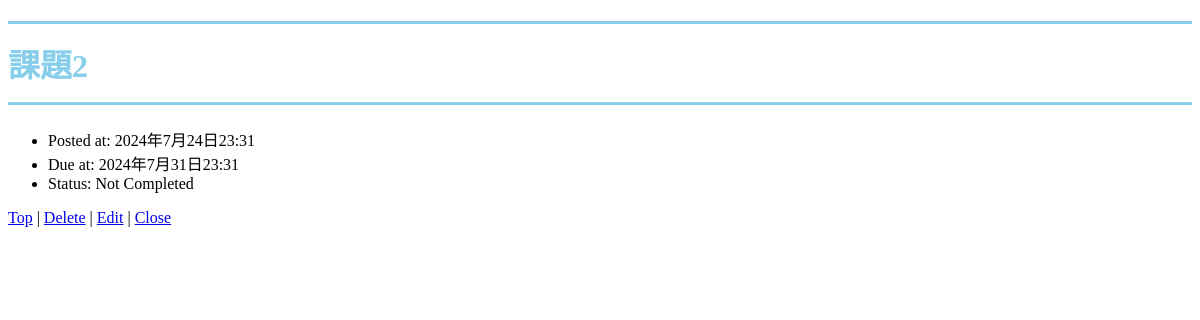
Screenshot of /3/ with the database file from the repository.
### todo/models.py (models this page shows, shortened)
class Task(models.Model):
    GENRE_CHOICES = [
        ('report', 'Report'),
        ('program', 'Program'),
        ('other', 'Other'),
    ]
    title = models.CharField(max_length=100)
    completed = models.BooleanField(default=False)
    posted_at = models.DateTimeField(default=timezone.now)
    due_at = models.DateTimeField(null=True, blank=True)
    favorite = models.BooleanField(default=False)
    likes_count = models.PositiveIntegerField(default=0)
    genre = models.CharField(max_length=20, choices=GENRE_CHOICES, default='other')

### todo/views.py (the view)
# urls.py: path('<int:task_id>/', todo_views.detail, name='detail'),
def detail(request, task_id):
    try:
        task = Task.objects.get(pk=task_id)
    except Task.DoesNotExist:
        raise Http404("Task does not exist")
    context = {
        'task': task,
    }
    return render(request, 'todo/detail.html', context)

### todo/templates/todo/detail.html (shortened to what this page needs)
{% load static %}
<!DOCTYPE html>
<html lang="ja">
  <head>
    <link rel="stylesheet" href="{% static 'todo/index.css' %}">
  </head>
  <body>
    <h1>{{ task.title }}</h1>
    <ul>
      <li>Posted at: {{ task.posted_at }}</li>
      {% if task.due_at %}
      <li>Due at: {{ task.due_at }}</li>
      {% endif %}
      {% if task.completed %}
      <li>Status: Completed</li>
      {% else %}
      <li>Status: Not Completed</li>
      {% endif %}
    </ul>
    <div>
      <a href="{% url 'index' %}">Top</a>
      | <a href="{% url 'delete' task.id %}">Delete</a>
      | <a href="{% url 'update' task.id %}">Edit</a>
      | <a href="{% url 'close' task.id %}">Close</a>
    </div>
  </body>
</html>

### todo/static/todo/index.css (style rules this page uses)
h1 { color: skyblue; padding: 0.5em 0; border-top: solid 3px skyblue; border-bottom: solid 3px skyblue; }

### rows the page displays
Task: title "課題2", posted_at "2024年7月24日23:31", due_at "2024年7月31日23:31"
